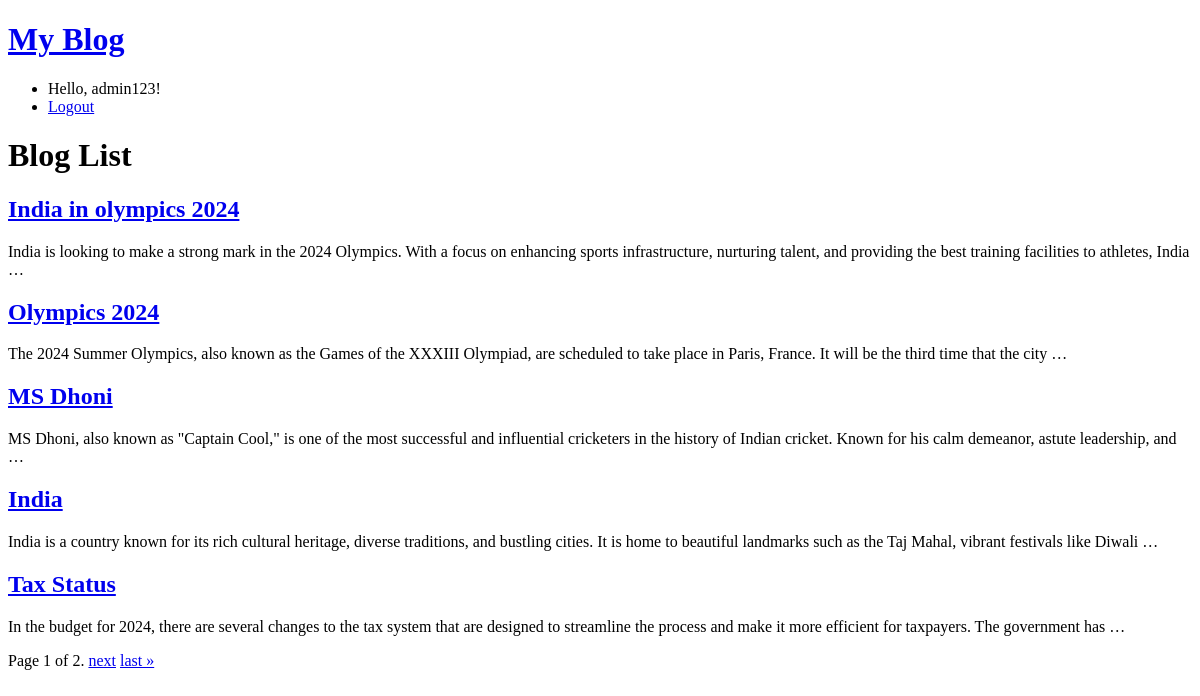
Screenshot of /blog/ (signed in) with the database file from the repository.
### blog/models.py (models this page shows, shortened)
class Blog(models.Model):
    title = models.CharField(max_length=200)
    body = models.TextField()
    author = models.ForeignKey(User, on_delete=models.CASCADE)
    created_at = models.DateTimeField(auto_now_add=True)
    updated_at = models.DateTimeField(auto_now=True)
    tags = TaggableManager()
    class Meta:
        ordering = ['-created_at']

### blog/views.py (the view)
# urls.py: path('', views.blog_list, name='blog_list'),
def blog_list(request):
    blogs = Blog.objects.all().order_by('-created_at')
    paginator = Paginator(blogs, 5)
    page_number = request.GET.get('page')
    page_obj = paginator.get_page(page_number)
    return render(request, 'blog/blog_list.html', {'page_obj': page_obj})

### blog/templates/blog/blog_list.html (shortened to what this page needs)
{% extends "base_generic.html" %}
{% block content %}
  <h1>Blog List</h1>
  {% for blog in page_obj %}
    <h2><a href="{% url 'blog_detail' blog.pk %}">{{ blog.title }}</a></h2>
    <p>{{ blog.body|truncatewords:30 }}</p>
  {% endfor %}
  <div class="pagination">
    <span class="step-links">
        <span class="current">
            Page {{ page_obj.number }} of {{ page_obj.paginator.num_pages }}.
        </span>
        {% if page_obj.has_next %}
            <a href="?page={{ page_obj.next_page_number }}">next</a>
            <a href="?page={{ page_obj.paginator.num_pages }}">last &raquo;</a>
        {% endif %}
    </span>
  </div>
{% endblock %}

### blog/templates/base_generic.html (shortened to what this page needs)
<!DOCTYPE html>
<html>
<head>
    {% load static %}
    <link rel="stylesheet" href="{% static 'css/styles.css' %}">
</head>
<body>
    <header>
        <h1><a href="{% url 'blog_list' %}">My Blog</a></h1>
        <nav>
            <ul>
                {% if user.is_authenticated %}
                    <li>Hello, {{ user.username }}!</li>
                    <li><a href="{% url 'logout' %}">Logout</a></li>
                {% else %}
                    <li><a href="{% url 'login' %}">Login</a></li>
                    <li><a href="{% url 'sign_up' %}">Sign Up</a></li>
                {% endif %}
            </ul>
        </nav>
    </header>
    <main>
        {% block content %}
        {% endblock %}
    </main>
</body>
</html>

### rows the page displays
Blog: title "India in olympics 2024", body "India is looking to make a strong mark in the 2024 Olympics. With a focus on enhancing sports infrastructure, nurturing talent, and providing the best training facilities to athletes, India …"
Blog: title "Olympics 2024", body "The 2024 Summer Olympics, also known as the Games of the XXXIII Olympiad, are scheduled to take place in Paris, France. It will be the third time that the city …"
Blog: title "MS Dhoni", body "MS Dhoni, also known as \"Captain Cool,\" is one of the most successful and influential cricketers in the history of Indian cricket. Known for his calm demeanor, astute leadership, and …"
Blog: title "India", body "India is a country known for its rich cultural heritage, diverse traditions, and bustling cities. It is home to beautiful landmarks such as the Taj Mahal, vibrant festivals like Diwali …"
Blog: title "Tax Status", body "In the budget for 2024, there are several changes to the tax system that are designed to streamline the process and make it more efficient for taxpayers. The government has …"

### other values shown
{{ user.username }} "admin123"
{{ page_obj.number }} "1"
{{ page_obj.paginator.num_pages }} "2"
